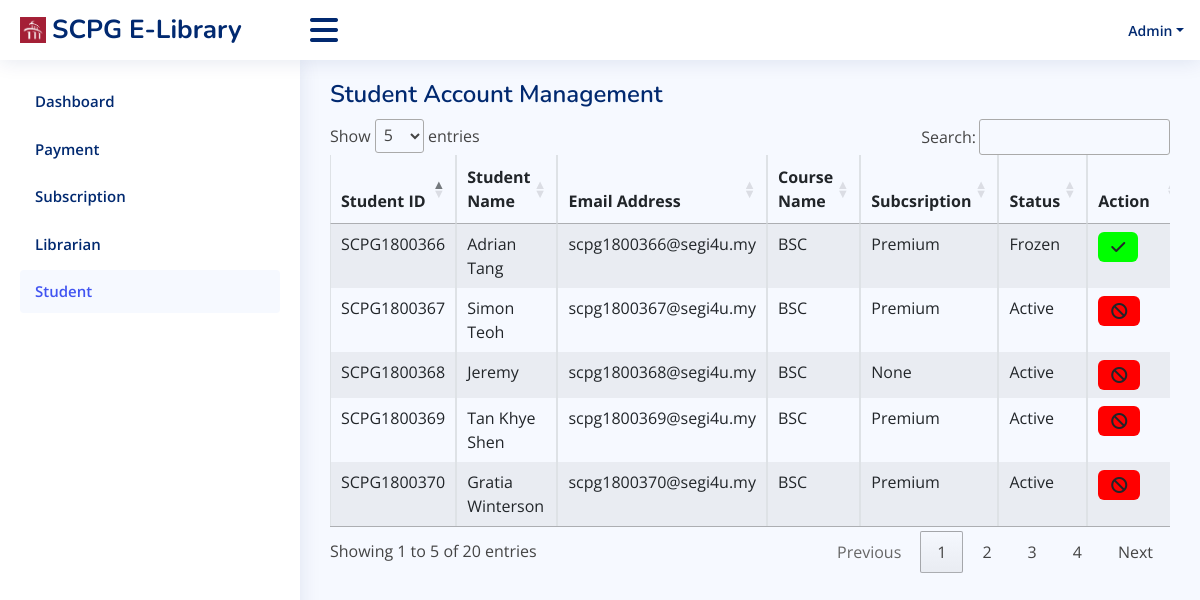
The app's page /administrator/manage_student.php (signed in) with its own data.
### tables this page shows
CREATE TABLE `student` (
  `student_ID` varchar(11) NOT NULL,
  `student_name` varchar(50) NOT NULL,
  `email` varchar(50) NOT NULL,
  `course_name` varchar(10) NOT NULL,
  `password` varchar(100) NOT NULL,
  `subscription` varchar(10) NOT NULL,
  `status` varchar(10) NOT NULL,
  `created_datetime` datetime NOT NULL,
  `updated_datetime` datetime NOT NULL
);

### administrator/manage_student.php (the view, shortened to what this page needs)
<?php
    include('../controller/conn.php');
?>
<!DOCTYPE html>
<html lang="en">
<head>
  <link href="../src/css/bootstrap_dashboard.css" rel="stylesheet">
  <link href="../src/css/dashboard.css" rel="stylesheet">
  <link href="https://cdnjs.cloudflare.com/ajax/libs/font-awesome/6.0.0/css/all.min.css" rel="stylesheet"/>
  <link rel="stylesheet" type="text/css" href="https://cdn.datatables.net/1.11.5/css/jquery.dataTables.css">
</head>
<body>
  <header id="header" class="header fixed-top d-flex align-items-center">
    <div class="d-flex align-items-center justify-content-between">
        <a href="dashboard.php" class="logo d-flex align-items-center">
            <img src="../src/image/segi_logo.png" alt="">
            <span class="d-none d-lg-block">SCPG E-Library</span>
        </a>
        <i class="fas fa-bars toggle-sidebar-btn"></i>
    </div>
    <nav class="header-nav ms-auto">
      <ul class="d-flex align-items-center">
        <li class="nav-item dropdown pe-3">
          <a class="nav-link nav-profile d-flex align-items-center pe-0" href="#" data-bs-toggle="dropdown">
            <span class="d-none d-md-block dropdown-toggle ps-2">Admin</span>
          </a>
        </li>
      </ul>
    </nav>
  </header>
  <aside id="sidebar" class="sidebar">
    <ul class="sidebar-nav" id="sidebar-nav">
      <li class="nav-item">
        <a class="nav-link collapsed" href="dashboard.php">
          <span>Dashboard</span>
        </a>
      </li>
      <li class="nav-item">
        <a class="nav-link collapsed" href="payment.php">
          <span>Payment</span>
        </a>
      </li>
      <li class="nav-item">
        <a class="nav-link collapsed" href="subscription.php">
          <span>Subscription</span>
        </a>
      </li>
      <li class="nav-item">
        <a class="nav-link collapsed" href="manage_librarian.php">
          <span>Librarian</span>
        </a>
      </li>
      <li class="nav-item">
        <a class="nav-link" href="manage_student.php">
          <span>Student</span>
        </a>
      </li>
    </ul>
  </aside>
  <main id="main" class="main">
    <div class="pagetitle">
      <h1>Student Account Management</h1>
    </div>
    <section class="section dashboard">
      <div class="row">
        <div class="col-lg-12">
          <div class="table-responsive">
            <table id="student_list" class="table table-bordered table-striped" style="width:100%">
              <thead>
                  <tr>
                      <th>Student ID</th>
                      <th>Student Name</th>
                      <th>Email Address</th>
                      <th>Course Name</th>
                      <th>Subcsription</th>
                      <th>Status</th>
                      <th>Action</th>
                  </tr>
              </thead>
              <tbody>
              <?php
                  $sql_student = "SELECT * FROM student ORDER BY student_ID ASC";
                  $query_student = mysqli_query($conn, $sql_student);
                  while ($student = mysqli_fetch_array($query_student)) {
                      if($student['gender']=1)
                      { $gender = "Male"; }
                      else
                      { $gender = "Female"; }
                      echo "
                          <tr>
                              <td>".$student['student_ID']."</td>
                              <td>".$student['student_name']."</td>
                              <td>".$student['email']."</td>
                              <td>".$student['course_name']."</td>
                              <td>".$student['subscription']."</td>
                              <td>".$student['status']."</td>
                              <td>
                              <form action='../controller/student_control.php' method='post' style='width: 80px;'>";
                              if($student['status']=="Frozen")
                              {
                                  echo  "<button type='submit' onclick='activate_acc()' class='btn btn-default fas fa-check' name='activate' value='".$student['student_ID']."' style='background-color:#00ff00;'></button>
                                  </form>
                                  </td>
                                  </tr>
                                  ";
                              }
                              else if($student['status']=="Active")
                              {
                                  echo "<button type='submit' onclick='freeze_acc()' class='btn btn-default fas fa-ban' name='freeze' value='".$student['student_ID']."' style='background-color:red;'></button>
                                  </form>
                                  </td>
                          </tr>
                          ";
                      }
                  }
              ?>
              </tbody>
            </table>
          </div>
        </div>
      </div>
    </section>
  </main>
</body>
</html>

### src/css/dashboard.css (style rules this page uses)
:root { scroll-behavior: smooth; }
body { font-family: "Open Sans", sans-serif; background: #f6f9ff; color: #444444; }
a { color: #4154f1; text-decoration: none; }
h1, h2, h3, h4, h5, h6 { font-family: "Nunito", sans-serif; }
#main { margin-top: 60px; padding: 20px 30px; transition: all 0.3s; }
.pagetitle { margin-bottom: 10px; }
.pagetitle h1 { font-size: 24px; margin-bottom: 0; font-weight: 600; color: #012970; }
.logo { line-height: 1; }
@media (min-width: 1200px) { .logo { width: 280px; } }
.logo img { max-height: 26px; margin-right: 6px; }
.logo span { font-size: 26px; font-weight: 700; color: #012970; font-family: "Nunito", sans-serif; }
.header { transition: all 0.5s; z-index: 997; height: 60px; box-shadow: 0px 2px 20px rgba(1, 41, 112, 0.1); background-color: #fff; padding-left: 20px; }
.header .toggle-sidebar-btn { font-size: 32px; padding-left: 10px; cursor: pointer; color: #012970; }
.header-nav ul { list-style: none; }
.header-nav>ul { margin: 0; padding: 0; }
.header-nav .nav-profile { color: #012970; }
.header-nav .nav-profile span { font-size: 14px; font-weight: 600; }
.sidebar { position: fixed; top: 60px; left: 0; bottom: 0; width: 300px; z-index: 996; transition: all 0.3s; padding: 20px; overflow-y: auto; scrollbar-width: thin; scrollbar-color: #aab7cf transparent; box-shadow: 0px 0px 20px rgba(1, 41, 112, 0.1); background-color: #fff; }
@media (min-width: 1200px) { #main, #footer { margin-left: 300px; } }
.sidebar-nav { padding: 0; margin: 0; list-style: none; }
.sidebar-nav li { padding: 0; margin: 0; list-style: none; }
.sidebar-nav .nav-item { margin-bottom: 5px; }
.sidebar-nav .nav-link { display: flex; align-items: center; font-size: 15px; font-weight: 600; color: #4154f1; transition: 0.3; background: #f6f9ff; padding: 10px 15px; border-radius: 4px; }
.sidebar-nav .nav-link.collapsed { color: #012970; background: #fff; }

### records on screen
student: student_ID "SCPG1800366", student_name "Adrian Tang", email "scpg1800366@segi4u.my", course_name "BSC", subscription "Premium", status "Frozen"
student: student_ID "SCPG1800367", student_name "Simon Teoh", email "scpg1800367@segi4u.my", course_name "BSC", subscription "Premium", status "Active"
student: student_ID "SCPG1800368", student_name "Jeremy", email "scpg1800368@segi4u.my", course_name "BSC", subscription "None", status "Active"
student: student_ID "SCPG1800369", student_name "Tan Khye Shen", email "scpg1800369@segi4u.my", course_name "BSC", subscription "Premium", status "Active"
student: student_ID "SCPG1800370", student_name "Gratia Winterson", email "scpg1800370@segi4u.my", course_name "BSC", subscription "Premium", status "Active"
